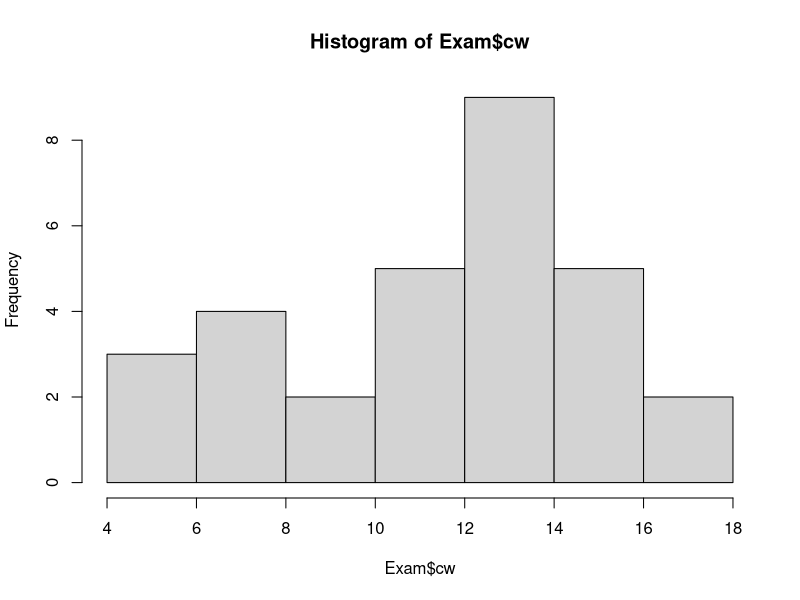
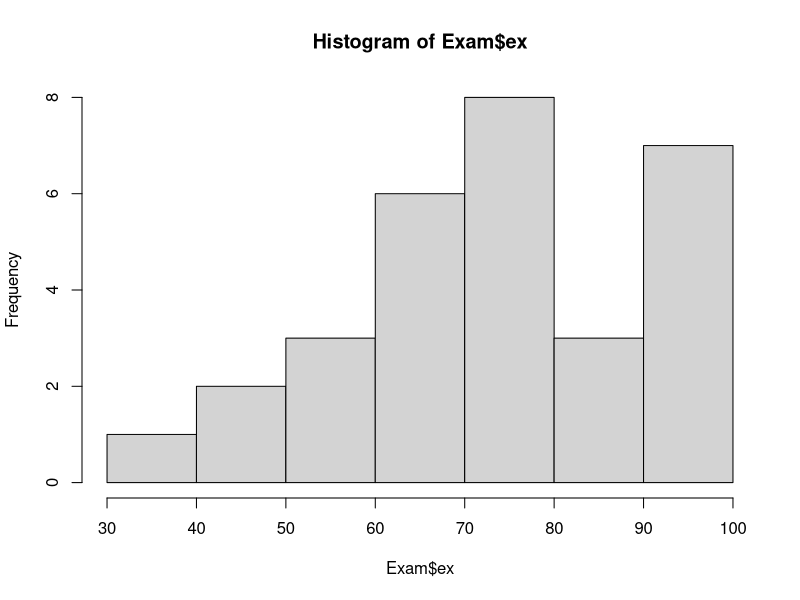
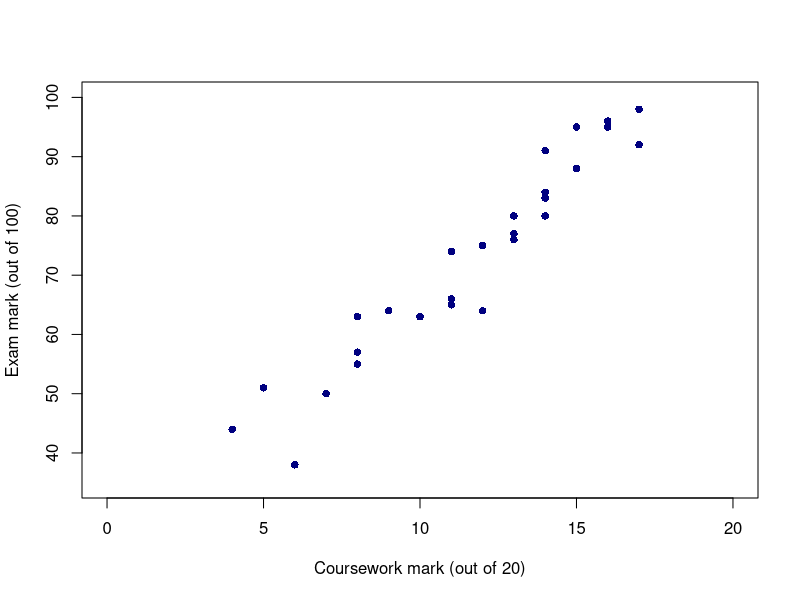
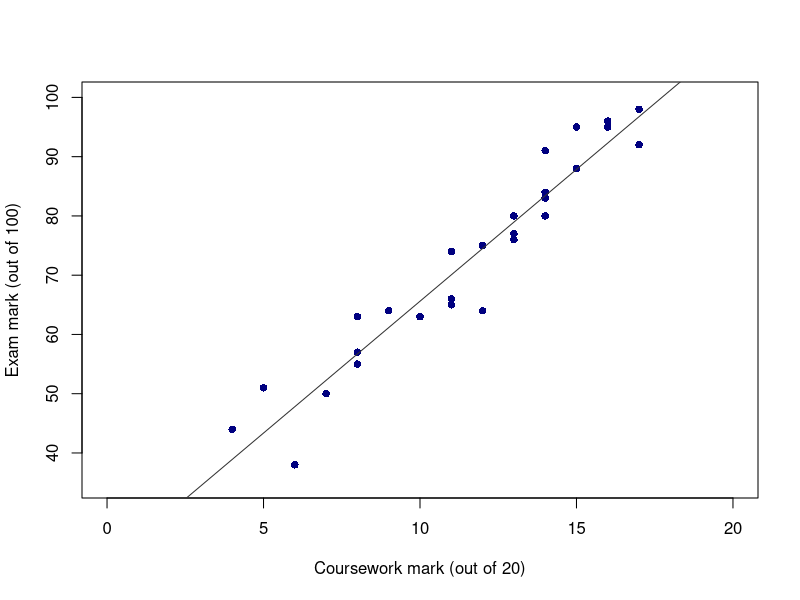
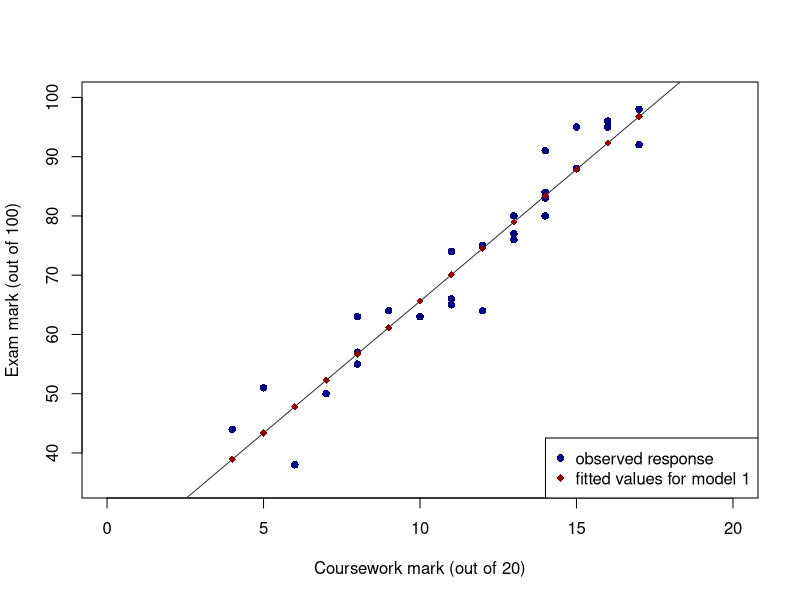
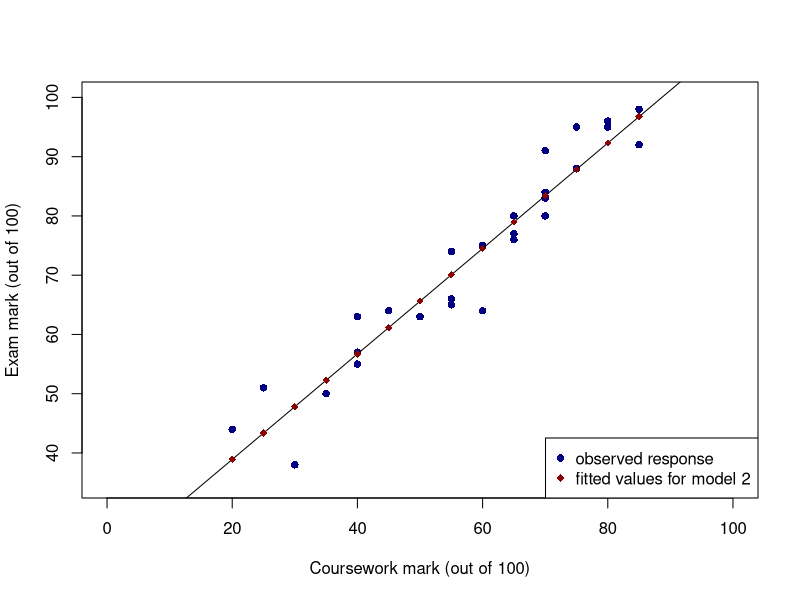

The R source for these figures, in order:
## ---- chunk 1
require(knitr)
pdf_doc <- knitr::is_latex_output()
if (pdf_doc) {opts_chunk$set(echo=FALSE, fig.dim = c(4.5, 4), fig.align="center")}

# install.packages("readr")
library(readr)
## ---- chunk 2
# Data
Exam <- read_csv("../data/Exam.csv", show_col_types = FALSE)
print(head(Exam))
print(is.na(Exam))
## ---- chunk 3
print(summary(Exam))
hist(Exam$cw)
hist(Exam$ex)
## ---- chunk 4
plot(ex ~ cw, xlab="Coursework mark (out of 20)", 
      ylab="Exam mark (out of 100)",
      xlim=c(0,20), ylim=c(35,100), col="navy", pch=16, data=Exam)
## ---- chunk 5
# Add code here to produce a scatterplot of the data
plot(ex ~ cw, xlab="Coursework mark (out of 20)", 
      ylab="Exam mark (out of 100)",
      xlim=c(0,20), ylim=c(35,100), col="navy", pch=16, data=Exam)

# Fit a linear model of ex on cw
model1 <- lm(ex ~ cw, data=Exam)

# Add the fitted regression line to the plot
abline(model1, col="gray20")
## ---- chunk 6
coef(model1)
## ---- chunk 7
predict(model1, newdata = list(cw = 10))
## ---- chunk 8
lowest_mark <- as.numeric((40-coef(model1)[1]) / coef(model1)[2])
print(lowest_mark)
## ---- chunk 9
predict(model1, newdata = list(cw = lowest_mark))
## ---- chunk 10
predict(model1, newdata = list(cw = 20))
## ---- chunk 11
Exam$cwp <- 5*Exam$cw
model2 <- lm(ex ~ cwp, data=Exam)
coef(model2)
## ---- chunk 12
# Scatterplot illustrating original parameterisation
plot(ex ~ cw, xlab="Coursework mark (out of 20)", ylab="Exam mark (out of 100)",
     xlim=c(0,20), ylim=c(35,100), col="navy", pch=16, data=Exam)
abline(model1, col="gray20")
exam1.fit <- fitted(model1)
points(exam1.fit ~ cw, col="darkred", pch=18, data=Exam)
legend("bottomright", c("observed response", "fitted values for model 1"),
       pch=c(16, 18), col=c("navy", "darkred"))


# Scatterplot illustrating new parameterisation
plot(ex ~ cwp, xlab="Coursework mark (out of 100)", ylab="Exam mark (out of 100)",
     xlim=c(0,100), ylim=c(35,100), col="navy", pch=16, data=Exam)
abline(model2)
exam2.fit <- fitted(model2)
points(exam2.fit ~ cwp, col="darkred", pch=18, data=Exam)
legend("bottomright", c("observed response", "fitted values for model 2"), 
       pch=c(16, 18), col=c("navy", "darkred"))
## ---- chunk 13
print("Model 1:")
print(coef(model1))

print("Model 2:")
print(coef(model2))
